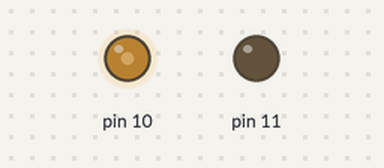
The sketch below on a simulated Arduino Uno, built with avr-gcc and run on an emulated ATmega328P. Parts: output pins drawn as LEDs (lit = HIGH).

Above: at 0.05 s.
At 4.05 s:
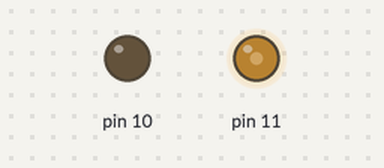
At 8.0 s:
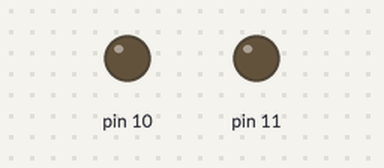
Timing chart, 0 to 10.4 s (numbered marks = the images above):
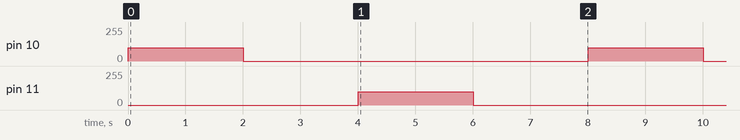

Measured:
- by itself, pin 10, pin 11: alternates 100/255 for 2.0 s and 0/255 for 6.0 s

The sketch:

MOTOR_DC_PONTE_H.ino
```cpp
void setup() {
 pinMode(11,OUTPUT);
 pinMode(10,OUTPUT);
}
void loop() {
analogWrite(10,100);
digitalWrite(11,LOW);
delay(2000);
digitalWrite(10,LOW);
digitalWrite(11,LOW);
delay(2000);
digitalWrite(10,LOW);
analogWrite(11,100);
delay(2000);
digitalWrite(10,LOW);
digitalWrite(11,LOW);
delay(2000);
}
```
